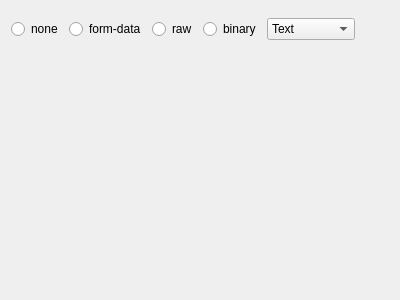
<?xml version="1.0" encoding="UTF-8"?>
<ui version="4.0">
 <class>Form</class>
 <widget class="QWidget" name="Form">
  <property name="geometry">
   <rect>
    <x>0</x>
    <y>0</y>
    <width>400</width>
    <height>300</height>
   </rect>
  </property>
  <property name="windowTitle">
   <string>Form</string>
  </property>
  <layout class="QGridLayout" name="gridLayout">
   <item row="0" column="0">
    <layout class="QHBoxLayout" name="horizontalLayout">
     <item>
      <widget class="QRadioButton" name="none_radioButton">
       <property name="minimumSize">
        <size>
         <width>0</width>
         <height>36</height>
        </size>
       </property>
       <property name="text">
        <string>none</string>
       </property>
      </widget>
     </item>
     <item>
      <widget class="QRadioButton" name="form_radioButton">
       <property name="minimumSize">
        <size>
         <width>0</width>
         <height>36</height>
        </size>
       </property>
       <property name="text">
        <string>form-data</string>
       </property>
      </widget>
     </item>
     <item>
      <widget class="QRadioButton" name="raw_radioButton">
       <property name="minimumSize">
        <size>
         <width>0</width>
         <height>36</height>
        </size>
       </property>
       <property name="text">
        <string>raw</string>
       </property>
      </widget>
     </item>
     <item>
      <widget class="QRadioButton" name="binary_radioButton">
       <property name="minimumSize">
        <size>
         <width>0</width>
         <height>36</height>
        </size>
       </property>
       <property name="text">
        <string>binary</string>
       </property>
      </widget>
     </item>
     <item>
      <widget class="QComboBox" name="raw_cate_comboBox">
       <item>
        <property name="text">
         <string>Text</string>
        </property>
       </item>
       <item>
        <property name="text">
         <string>JavaScirpt</string>
        </property>
       </item>
       <item>
        <property name="text">
         <string>JSON</string>
        </property>
       </item>
       <item>
        <property name="text">
         <string>HTML</string>
        </property>
       </item>
       <item>
        <property name="text">
         <string>XML</string>
        </property>
       </item>
      </widget>
     </item>
     <item>
      <spacer name="horizontalSpacer">
       <property name="orientation">
        <enum>Qt::Horizontal</enum>
       </property>
       <property name="sizeHint" stdset="0">
        <size>
         <width>40</width>
         <height>20</height>
        </size>
       </property>
      </spacer>
     </item>
    </layout>
   </item>
   <item row="1" column="0">
    <widget class="QStackedWidget" name="body_stackedWidget">
     <widget class="QWidget" name="page"/>
     <widget class="QWidget" name="page_2"/>
    </widget>
   </item>
  </layout>
 </widget>
 <resources/>
 <connections/>
</ui>
